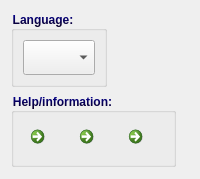
                <widget class="QWidget" name="tabMainSettings">
                 <attribute name="icon">
                  <iconset resource="MainResource.qrc">
                   <normaloff>:/Main/configure.png</normaloff>:/Main/configure.png</iconset>
                 </attribute>
                 <attribute name="title">
                  <string>Main settings</string>
                 </attribute>
                 <layout class="QVBoxLayout" name="verticalLayout_16">
                  <item>
                   <layout class="QVBoxLayout" name="verticalLayout_26">
                    <item>
                     <widget class="QGroupBox" name="grLanguage">
                      <property name="sizePolicy">
                       <sizepolicy hsizetype="Fixed" vsizetype="Fixed">
                        <horstretch>0</horstretch>
                        <verstretch>0</verstretch>
                       </sizepolicy>
                      </property>
                      <property name="font">
                       <font>
                        <weight>75</weight>
                        <bold>true</bold>
                       </font>
                      </property>
                      <property name="styleSheet">
                       <string notr="true">color: qlineargradient(spread:pad, x1:0.5045, y1:0.823, x2:0.52, y2:0, stop:0 rgba(10, 0, 46, 255), stop:1 rgba(2, 0, 156, 255));</string>
                      </property>
                      <property name="title">
                       <string>Language:</string>
                      </property>
                      <layout class="QVBoxLayout" name="verticalLayout">
                       <item>
                        <widget class="QComboBox" name="langCombo">
                         <property name="sizePolicy">
                          <sizepolicy hsizetype="Maximum" vsizetype="Fixed">
                           <horstretch>0</horstretch>
                           <verstretch>0</verstretch>
                          </sizepolicy>
                         </property>
                         <property name="minimumSize">
                          <size>
                           <width>0</width>
                           <height>35</height>
                          </size>
                         </property>
                         <property name="maximumSize">
                          <size>
                           <width>16777215</width>
                           <height>35</height>
                          </size>
                         </property>
                        </widget>
                       </item>
                      </layout>
                     </widget>
                    </item>
                    <item>
                     <widget class="QGroupBox" name="grHelpInfo">
                      <property name="sizePolicy">
                       <sizepolicy hsizetype="Fixed" vsizetype="Fixed">
                        <horstretch>0</horstretch>
                        <verstretch>0</verstretch>
                       </sizepolicy>
                      </property>
                      <property name="maximumSize">
                       <size>
                        <width>16777215</width>
                        <height>16777215</height>
                       </size>
                      </property>
                      <property name="font">
                       <font>
                        <weight>75</weight>
                        <bold>true</bold>
                       </font>
                      </property>
                      <property name="styleSheet">
                       <string notr="true">color: qlineargradient(spread:pad, x1:0.5045, y1:0.823, x2:0.52, y2:0, stop:0 rgba(10, 0, 46, 255), stop:1 rgba(2, 0, 156, 255));</string>
                      </property>
                      <property name="title">
                       <string>Help/information:</string>
                      </property>
                      <layout class="QHBoxLayout" name="horizontalLayout_8">
                       <property name="topMargin">
                        <number>6</number>
                       </property>
                       <item>
                        <widget class="QCommandLinkButton" name="btnHelp">
                         <property name="minimumSize">
                          <size>
                           <width>43</width>
                           <height>0</height>
                          </size>
                         </property>
                         <property name="maximumSize">
                          <size>
                           <width>36</width>
                           <height>16777215</height>
                          </size>
                         </property>
                         <property name="toolTip">
                          <string>Open program help</string>
                         </property>
                         <property name="text">
                          <string/>
                         </property>
                         <property name="icon">
                          <iconset resource="MainResource.qrc">
                           <normaloff>:/Main/help.png</normaloff>:/Main/help.png</iconset>
                         </property>
                         <property name="iconSize">
                          <size>
                           <width>30</width>
                           <height>30</height>
                          </size>
                         </property>
                         <property name="shortcut">
                          <string/>
                         </property>
                         <property name="checkable">
                          <bool>false</bool>
                         </property>
                         <property name="checked">
                          <bool>false</bool>
                         </property>
                         <property name="autoRepeat">
                          <bool>false</bool>
                         </property>
                         <property name="autoExclusive">
                          <bool>false</bool>
                         </property>
                         <property name="autoDefault">
                          <bool>false</bool>
                         </property>
                        </widget>
                       </item>
                       <item>
                        <widget class="QCommandLinkButton" name="btnInfo">
                         <property name="minimumSize">
                          <size>
                           <width>43</width>
                           <height>0</height>
                          </size>
                         </property>
                         <property name="maximumSize">
                          <size>
                           <width>36</width>
                           <height>16777215</height>
                          </size>
                         </property>
                         <property name="toolTip">
                          <string>About program</string>
                         </property>
                         <property name="text">
                          <string/>
                         </property>
                         <property name="icon">
                          <iconset resource="MainResource.qrc">
                           <normaloff>:/Main/info.png</normaloff>:/Main/info.png</iconset>
                         </property>
                         <property name="iconSize">
                          <size>
                           <width>30</width>
                           <height>30</height>
                          </size>
                         </property>
                         <property name="shortcut">
                          <string/>
                         </property>
                         <property name="checkable">
                          <bool>false</bool>
                         </property>
                         <property name="checked">
                          <bool>false</bool>
                         </property>
                         <property name="autoRepeat">
                          <bool>false</bool>
                         </property>
                         <property name="autoExclusive">
                          <bool>false</bool>
                         </property>
                         <property name="autoDefault">
                          <bool>false</bool>
                         </property>
                        </widget>
                       </item>
                       <item>
                        <widget class="QCommandLinkButton" name="openSiteBtn">
                         <property name="minimumSize">
                          <size>
                           <width>43</width>
                           <height>0</height>
                          </size>
                         </property>
                         <property name="maximumSize">
                          <size>
                           <width>36</width>
                           <height>16777215</height>
                          </size>
                         </property>
                         <property name="toolTip">
                          <string>Visit official website</string>
                         </property>
                         <property name="text">
                          <string/>
                         </property>
                         <property name="icon">
                          <iconset resource="MainResource.qrc">
                           <normaloff>:/Main/earth.png</normaloff>:/Main/earth.png</iconset>
                         </property>
                         <property name="iconSize">
                          <size>
                           <width>30</width>
                           <height>30</height>
                          </size>
                         </property>
                         <property name="autoDefault">
                          <bool>false</bool>
                         </property>
                        </widget>
                       </item>
                      </layout>
                     </widget>
                    </item>
                    <item>
                     <spacer name="verticalSpacer_6">
                      <property name="orientation">
                       <enum>Qt::Vertical</enum>
                      </property>
                      <property name="sizeHint" stdset="0">
                       <size>
                        <width>20</width>
                        <height>1</height>
                       </size>
                      </property>
                     </spacer>
                    </item>
                   </layout>
                  </item>
                 </layout>
                </widget>
